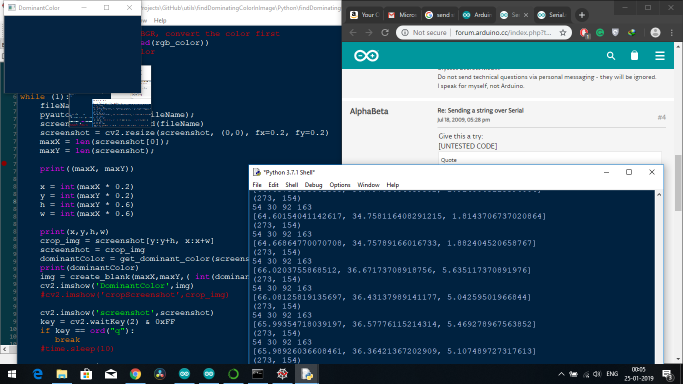
#> input picture findDominatingColorInImage/Python/1.png, 1366 x 768 px (shown at 1/2 size)
$ python findDominatingColorInImage.py
#> lines starting #> are read from the running program, lines starting #| are printed output that depends on the picture; long printed decimals are rounded
import pyautogui
#import cv2
import numpy as np
import time

##
##sum = [ 0, 0, 0];
##fileName = "1.png";
##pyautogui.screenshot(fileName);
##screenshot = cv2.imread(fileName)
##screenshot = cv2.resize(screenshot, (0,0), fx=0.2, fy=0.2)
##
##arr = np.array(screenshot)
##
##cv2.imshow('tracking',screenshot)
##print ( "x", x );
##print ( "y", y );
##
##print(arr)
##print (screenshot[0][0])
##
##


from sklearn.cluster import KMeans
from collections import Counter
import cv2 #for resizing image

def get_dominant_color(image, k=4, image_processing_size = None):
    """
    takes an image as input
    returns the dominant color of the image as a list

    dominant color is found by running k means on the
    pixels & returning the centroid of the largest cluster

    processing time is sped up by working with a smaller image;
    this resizing can be done with the image_processing_size param
    which takes a tuple of image dims as input

    >>> get_dominant_color(my_image, k=4, image_processing_size = (25, 25))
    [56.2423442, 34.0834233, 70.1234123]
    """
    #resize image if new dims provided
    if image_processing_size is not None:
        image = cv2.resize(image, image_processing_size,
                            interpolation = cv2.INTER_AREA)
    image  = image.reshape((image.shape[0]*image.shape[1]), image.shape[2])
    # [6 lines of commented-out code are left out]
    clt = KMeans(n_clusters = k)
    labels = clt.fit_predict(image)

    #count labels to find most popular
    label_counts = Counter(labels)

    #subset out most popular centroid
    dominant_color = clt.cluster_centers_[label_counts.most_common(1)[0][0]]

    return list(dominant_color)

def create_blank(width, height, rgb_color=(0, 0, 0)):
    """Create new image(numpy array) filled with certain color in RGB"""
    # Create black blank image
    image = np.zeros((height, width, 3), np.uint8)

    # Since OpenCV uses BGR, convert the color first
    color = tuple(reversed(rgb_color))
    # Fill image with color
    image[:] = color

    return image

while (1):
    fileName = "1.png";
    pyautogui.screenshot(fileName);
    screenshot = cv2.imread(fileName)
#> screenshot is the input picture: shape (768, 1366, 3); mean B, G, R 110.2, 91.1, 64.8
    screenshot = cv2.resize(screenshot, (0,0), fx=0.2, fy=0.2)
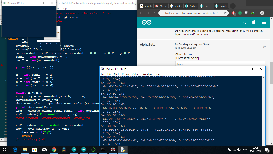
#> screenshot: shape (154, 273, 3); mean B, G, R 110.3, 91.3, 65.3
    maxX = len(screenshot[0]);
#> maxX = 273
    maxY = len(screenshot);
#> maxY = 154

    print((maxX, maxY))
#| (273, 154)

    x = int(maxX * 0.2)
#> x = 54
    y = int(maxY * 0.2)
#> y = 30
    h = int(maxY * 0.6)
#> h = 92
    w = int(maxX * 0.6)
#> w = 163

    print(x,y,h,w)
#| 54 30 92 163
    crop_img = screenshot[y:y+h, x:x+w]
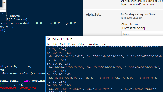
#> crop_img: shape (92, 163, 3); mean B, G, R 116.6, 95.4, 72.8
    screenshot = crop_img
    dominantColor = get_dominant_color(screenshot, k=2 )
#> in get_dominant_color, `labels = clt.fit_predict(image)`: labels = 14996 values, max 1 at index 2, min 0 at index 0, mean 0.286
#> in get_dominant_color, `label_counts = Counter(labels)`: label_counts = {0: 10707, 1: 4289}
#> in get_dominant_color, `dominant_color = clt.cluster_centers_[label_counts.most_common(1)[0][0]]`: dominant_color = [66.03, 36.67, 5.76]
#> dominantColor = [66.03, 36.67, 5.76]
    print(dominantColor)
#| [66.028, 36.667, 5.759]
    img = create_blank(maxX,maxY,( int(dominantColor[2]),int(dominantColor[1]),int(dominantColor[0]) ))
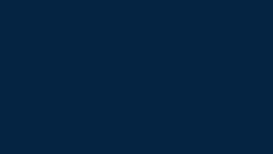
#> img: shape (154, 273, 3); mean of channels 0, 1, 2 66, 36, 5; drawn as B, G, R
    cv2.imshow('DominantColor',img)
    #cv2.imshow('cropScreenshot',crop_img)

    cv2.imshow('screenshot',screenshot)
    key = cv2.waitKey(2) & 0xFF
#> (key q is pressed here)
    if key == ord("q"):
       break
    #time.sleep(10)

cv2.destroyAllWindows()
